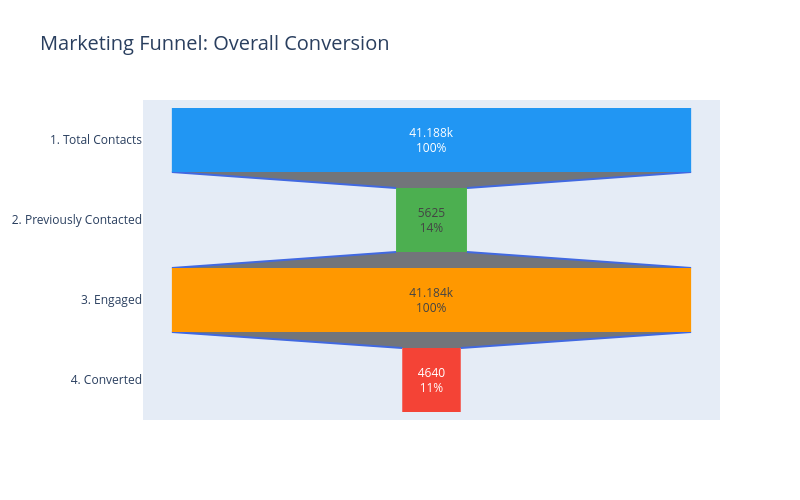

Source (notebook cell):
### Code cell
funnel_data = {
    'Stage': [
        '1. Total Contacts',
        '2. Previously Contacted',
        '3. Engaged',
        '4. Converted'
    ],
    'Count': [41188, 5625, 41184, 4640]
}

fig = go.Figure(go.Funnel(
    y=funnel_data['Stage'],
    x=funnel_data['Count'],
    textinfo='value+percent initial',
    marker=dict(color=['#2196F3', '#4CAF50', '#FF9800', '#F44336']),
    connector=dict(line=dict(color='royalblue', width=2))
))

fig.update_layout(
    title='Marketing Funnel: Overall Conversion',
    title_font_size=20,
    width=800, height=500
)

fig.write_html('../outputs/01_funnel_chart.html')
fig.show()
print("Saved: 01_funnel_chart.html")

### Figure 1 — Plotly figure (JSON) as saved in the notebook; plotly's stock layout.template omitted (floating-point values rounded to 4 significant figures)
{"data": [{"connector": {"line": {"color": "royalblue", "width": 2}}, "marker": {"color": ["#2196F3", "#4CAF50", "#FF9800", "#F44336"]}, "textinfo": "value+percent initial", "type": "funnel", "x": [41188, 5625, 41184, 4640], "y": ["1. Total Contacts", "2. Previously Contacted", "3. Engaged", "4. Converted"]}], "layout": {"height": 500, "title": {"font": {"size": 20}, "text": "Marketing Funnel: Overall Conversion"}, "width": 800}}
